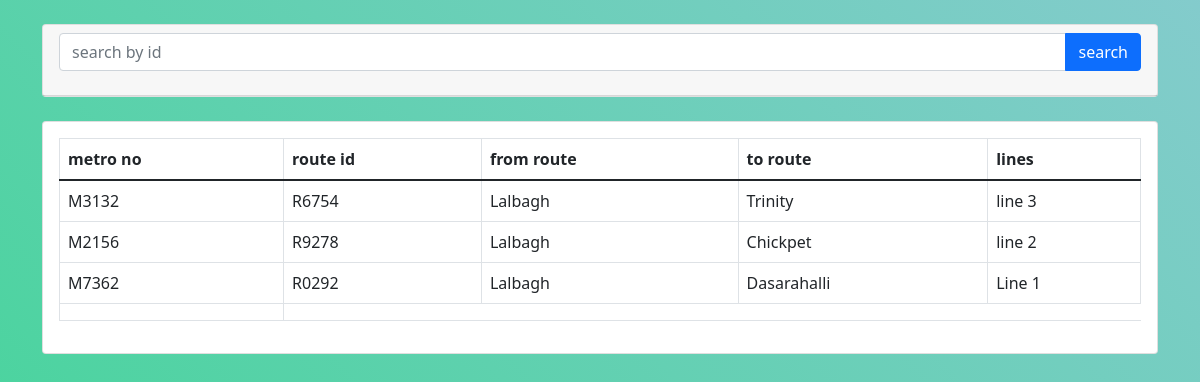
/routedetails.php, run on the app's committed database.
### tables this page shows
CREATE TABLE `routes` (
  `metro_no` varchar(10) NOT NULL,
  `route_id` varchar(10) NOT NULL,
  `from_route` varchar(20) NOT NULL,
  `to_route` varchar(20) NOT NULL,
  `lines` varchar(50) NOT NULL
);

### routedetails.php (the view, shortened to what this page needs)
<!DOCTYPE html>
<html>
    <head>
    <link href="https://cdn.jsdelivr.net/npm/bootstrap@5.1.2/dist/css/bootstrap.min.css" rel="stylesheet">
    </head>
<body>
    <div class="container">
        <div class="row">
            <div class="col-md-12">
                <div class="card mt-4">
                    <div class="card-header">
                        <form action="" method="GET">
                              <div class="input-group mb-3">
                                   <input label="search" type="text" name="search" value="<?php if(isset($_GET['search'])) {echo $_GET['search'];}?>" class='form-control' placeholder="search by id" value="">
                                   <button type="submit" class="btn btn-primary">search</button>
                              </div>
                        </form>
                    </div>
                </div>
            </div>
            <div class="col-md-12">
                <div class="card mt-4">
                    <div class="card-body">
                        <table class="table table-bordered">
                            <thead>
                                <tr>
                                    <th>metro no</th>
                                    <th>route id</th>
                                    <th>from route</th>
                                    <th>to route</th>
                                    <th>lines</th>
                                </tr>
                            </thead>
                            <tbody>
                            <?php
$conn=mysqli_connect("localhost","root","","admin");
    $query="SELECT * FROM routes";
    $query_run=mysqli_query($conn,$query);
    if(mysqli_num_rows($query_run)>0)
    {
        foreach($query_run as $items)
        {
            ?>
            <tr>
            <td><?=$items['metro_no'];?></td>
            <td><?=$items['route_id'];?></td>
            <td><?=$items['from_route'];?></td>
            <td><?=$items['to_route'];?></td>
            <td><?=$items['lines'];?></td>
            </tr>
            <?php
        }
    }
    else
    {
        ?>
        <tr>
            <td colspan="3">no record found</td>
        </tr>
        <?php
    }
?>
                                <tr>
                                    <td></td>
                                </tr>
                        </table>
                    </div>
                </div>
            </div>
        </div>
    </div>
</body>
</html>

### routedetails.php (style rules this page uses)
body { font-family: $font-family; font-size: $font-size; background-size: 200% 100% !important; transform: translate3d(0, 0, 0); background: linear-gradient(45deg, #49D49D 10%, #A2C7E5 90%); height: 100vh }

### data on the page
routes: metro_no "M3132", route_id "R6754", from_route "Lalbagh", to_route "Trinity", lines "line 3"
routes: metro_no "M2156", route_id "R9278", from_route "Lalbagh", to_route "Chickpet", lines "line 2"
routes: metro_no "M7362", route_id "R0292", from_route "Lalbagh", to_route "Dasarahalli", lines "Line 1"
